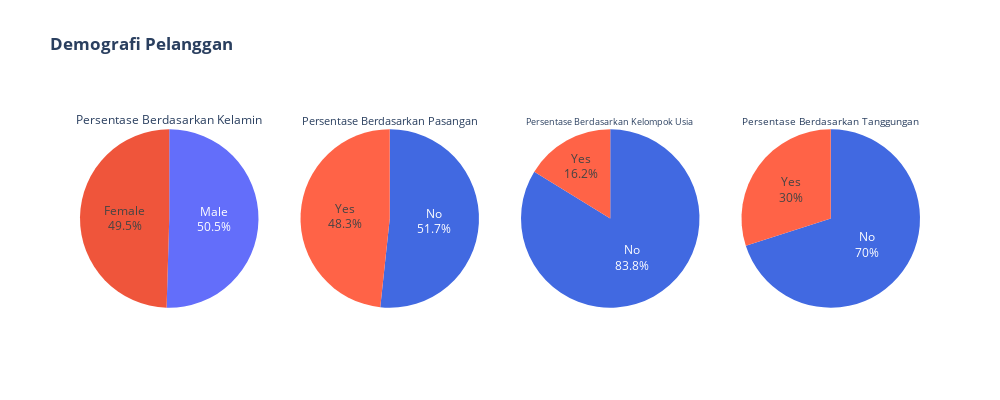

This figure's notebook cell:
### Markdown cell above
### Demografi Pelanggan

### Code cell
for item in df:
    df['SeniorCitizen'].replace(to_replace=1, value='Yes', inplace=True)
    df['SeniorCitizen'].replace(to_replace=0, value='No', inplace=True)

fig = make_subplots(rows=1, 
                    cols=4,                                             
                    specs=[[{'type':'Pie'}, {'type':'Pie'},{'type':'Pie'},{'type':'Pie'}]])

fig.add_trace(go.Pie(labels = df["gender"],
                     title  = "Persentase Berdasarkan Kelamin",
                     textinfo= 'label+percent',
                     name   = "Kelamin?"),
              row=1, col=1),

fig.add_trace(go.Pie(labels = df["Partner"], 
                     title  = "Persentase Berdasarkan Pasangan",
                     textinfo= 'label+percent',
                     name   = "Memiliki Pasangan?",
                     marker = {'colors': ["Tomato","royalblue"]}),
             row=1, col=2),

fig.add_trace(go.Pie(labels = df["SeniorCitizen"], 
                     title  = "Persentase Berdasarkan Kelompok Usia ",
                     textinfo= 'label+percent',
                     name   = "> 65 Tahun?"),
             row=1, col=3),

fig.add_trace(go.Pie(labels = df["Dependents"], 
                     title  = "Persentase Berdasarkan Tanggungan",
                     textinfo= 'label+percent',
                     name   = "Mempunyai Tanggungan?"),
              row=1, col=4),

fig.update_layout(title_text="<b>Demografi Pelanggan<b>",
                  showlegend= False,  
                  width=1000, 
                  height=400
                 )

fig.show()
plotly.offline.plot(fig, filename = 'plot.html')

### Figure 1 — Plotly figure (JSON) as saved in the notebook; plotly's stock layout.template omitted (floating-point values rounded to 4 significant figures; data arrays with more than 128 entries replaced by an {"elided": "..."} marker saying what was removed)
{"data": [{"domain": {"x": [0, 0.2125], "y": [0, 1]}, "labels": {"elided": "7043 str values"}, "name": "Kelamin?", "textinfo": "label+percent", "title": {"text": "Persentase Berdasarkan Kelamin"}, "type": "pie"}, {"domain": {"x": [0.2625, 0.475], "y": [0, 1]}, "labels": {"elided": "7043 str values"}, "marker": {"colors": ["Tomato", "royalblue"]}, "name": "Memiliki Pasangan?", "textinfo": "label+percent", "title": {"text": "Persentase Berdasarkan Pasangan"}, "type": "pie"}, {"domain": {"x": [0.525, 0.7375], "y": [0, 1]}, "labels": {"elided": "7043 str values"}, "name": "> 65 Tahun?", "textinfo": "label+percent", "title": {"text": "Persentase Berdasarkan Kelompok Usia "}, "type": "pie"}, {"domain": {"x": [0.7875, 1], "y": [0, 1]}, "labels": {"elided": "7043 str values"}, "name": "Mempunyai Tanggungan?", "textinfo": "label+percent", "title": {"text": "Persentase Berdasarkan Tanggungan"}, "type": "pie"}], "layout": {"height": 400, "showlegend": false, "title": {"text": "<b>Demografi Pelanggan<b>"}, "width": 1000}}
